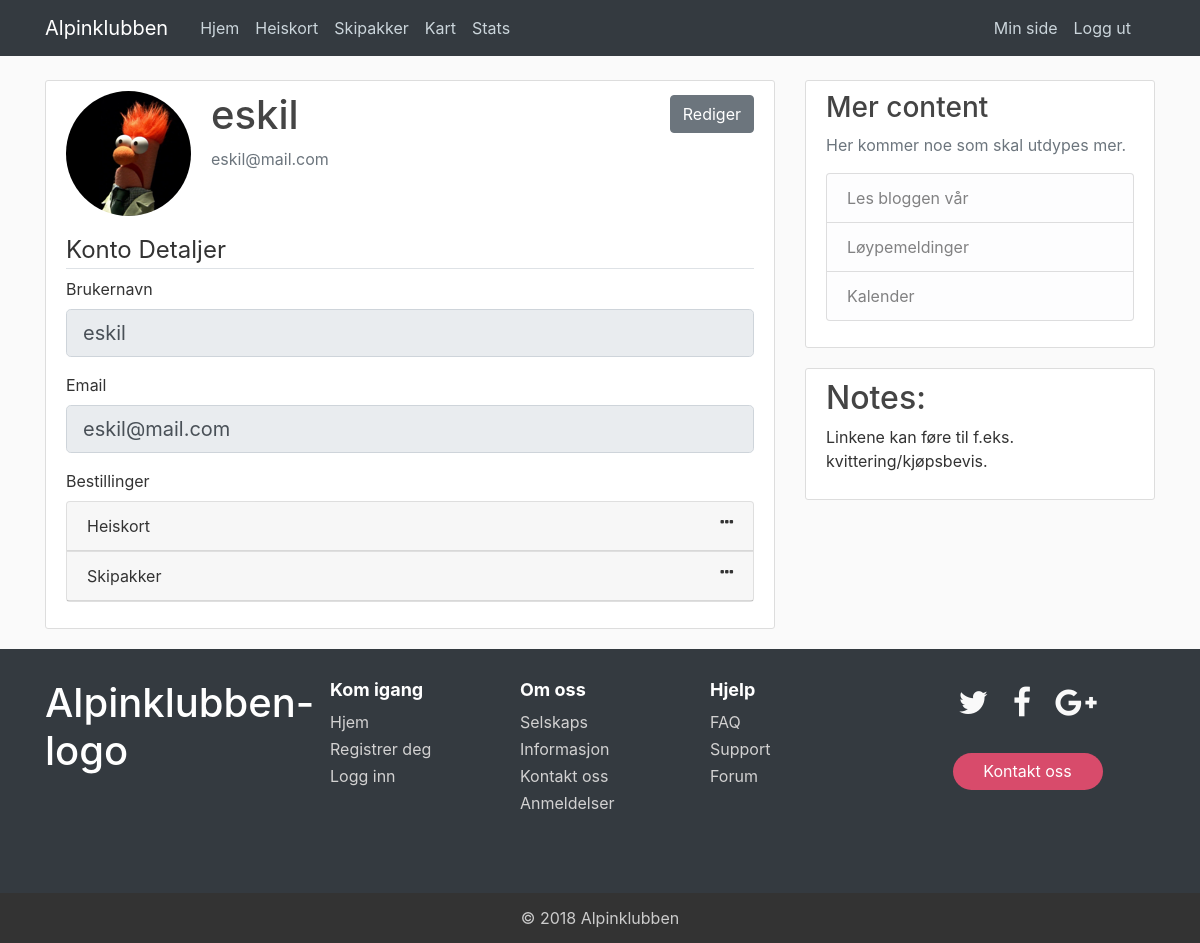
Page /account (signed in) on the committed database.
### alpinklubben/models.py (models this page shows, shortened)
class User(db.Model, UserMixin):
    id = db.Column(db.Integer, primary_key=True)
    username = db.Column(db.String(20), unique=True, nullable=False)
    email = db.Column(db.String(120), unique=True, nullable=False)
    image_file = db.Column(db.String(20), nullable=False,
                           default='default.jpg')
    password = db.Column(db.String(60), nullable=False)

### alpinklubben/routes.py (the view)
@app.route('/account', defaults={'username': None})
@app.route('/account/<string:username>')
@login_required
def show_my_account(username):
    form = UpdateAccountForm()
    update_btn = False
    if username == None:
        if current_user.is_authenticated == False:
            abort(404)
        else:
            user = current_user
            update_btn = True
            bought_heiskort = SoldHeiskort.query.filter_by(user_id=user.id)
            rented_skipakker = SoldSkipakke.query.filter_by(
                user_id=user.id)
    else:
        user = User.query.filter_by(username=username).first_or_404()
        bought_heiskort = None
        rented_skipakker = None
    form.username.render_kw = {'disabled': 'true'}
    form.email.render_kw = {'disabled': 'true'}
    del form.submit
    del form.picture
    form.username.data = user.username
    form.email.data = user.email
    image_file = url_for(
        'static', filename='profile_pics/' + user.image_file)
    return render_template('account.html', title=username,
                           image_file=image_file, form=form, update_btn=update_btn,
                           bought_heiskort=bought_heiskort, rented_skipakker=rented_skipakker)

### alpinklubben/forms.py (shortened to what this page needs)
class UpdateAccountForm(FlaskForm):
    username = StringField('Brukernavn', validators=[
                           DataRequired(), Length(min=2, max=20)])
    email = StringField('Email', validators=[DataRequired(), Email()])
    picture = FileField('Oppdater Profilbilde', validators=[
                        FileAllowed(['jpg', 'png'])])
    submit = SubmitField('Oppdater profil')

### alpinklubben/models.py (called while the page is built)
@login_manager.user_loader
def load_user(user_id):
    return User.query.get(int(user_id))

### alpinklubben/templates/account.html (shortened to what this page needs)
{% extends 'layout.html' %}
{% block content %}
<div class="content-section">
    <div class="media">
        <img class="rounded-circle account-img" src="{{ image_file }}">
        <div class="media-body">
            <h2 class="account-heading">{{ form.username.data }}</h2>
            <p class="text-secondary">{{ form.email.data }}</p>
        </div>
        {% if update_btn %}
        <div>
            <a class="btn btn-secondary btn mt-1 mb-1" href="{{ url_for('update_account') }}">Rediger</a>
        </div>
        {% endif %}
    </div>
    <form method="post" action="" novalidate enctype="multipart/form-data">
        <fieldset class="from-group">
            <legend class="border-bottom bm-4">Konto Detaljer</legend>
            <div class="form-group">
                {{ form.username.label(class="form-control-label") }}
                {% if form.username.errors %}
                {{ form.username(class="form-control form-control-lg is-invalid") }}
                <div class="invalid-feedback">
                    {% for error in form.username.errors %}
                    <span>{{ error }}</span>
                    {% endfor %}
                </div>
                {% else %}
                {{ form.username(class="form-control form-control-lg") }}
                {% endif %}
            </div>
            <div class="form-group">
                {{ form.email.label(class="form-control-label") }}
                {% if form.email.errors %}
                {{ form.email(class="form-control form-control-lg is-invalid") }}
                <div class="invalid-feedback">
                    {% for error in form.email.errors %}
                    <span>{{ error }}</span>
                    {% endfor %}
                </div>
                {% else %}
                {{ form.email(class="form-control form-control-lg") }}
                {% endif %}
            </div>
            {% if (bought_heiskort or rented_skipakker) %}
            <div class="form-group">
                <label class="form-control-label" for="email">Bestillinger</label>
                <div class="accordion mb-3" id="accordionExample">
                    {% if bought_heiskort %}
                    <div class="card">
                        <div class="card-header collapsed bestillingHead" data-toggle="collapse" data-target="#collapseOne" aria-expanded="true" aria-controls="collapseOne" id="headingOne">
                            Heiskort <span class="fa fa-ellipsis-h float-right"></span>
                        </div>
                    </div>
                    {% endif %}
                    {% if rented_skipakker %}
                    <div class="card">
                        <div class="card-header collapsed bestillingHead" data-toggle="collapse" data-target="#collapseTwo" aria-expanded="false" aria-controls="collapseTwo" id="headingTwo">
                            Skipakker <span class="fa fa-ellipsis-h float-right"></span>
                        </div>
                    </div>
                    {% endif %}
                </div>
            </div>
            {% endif %}
        </fieldset>
    </form>
</div>
{% endblock content %}
{% block sidebar2 %}
<div class="content-section">
    <h2>Notes:</h2>
    <p>Linkene kan føre til f.eks. kvittering/kjøpsbevis.</p>
</div>
{% endblock sidebar2 %}

### alpinklubben/static/main.css (style rules this page uses)
.float-right { float: right; }
body { background: #fafafa; color: #333333; margin-top: 5rem; }
h1, h2, h3, h4, h5, h6 { color: #444444; }
.content-section { background: #ffffff; padding: 10px 20px; border: 1px solid #dddddd; border-radius: 3px; margin-bottom: 20px; }
.account-img { height: 125px; width: 125px; margin-right: 20px; margin-bottom: 16px; }
.account-heading { font-size: 2.5rem; }

### rows in the picture
User: username.data "eskil", email.data "eskil@mail.com", username "eskil", email "eskil@mail.com"
